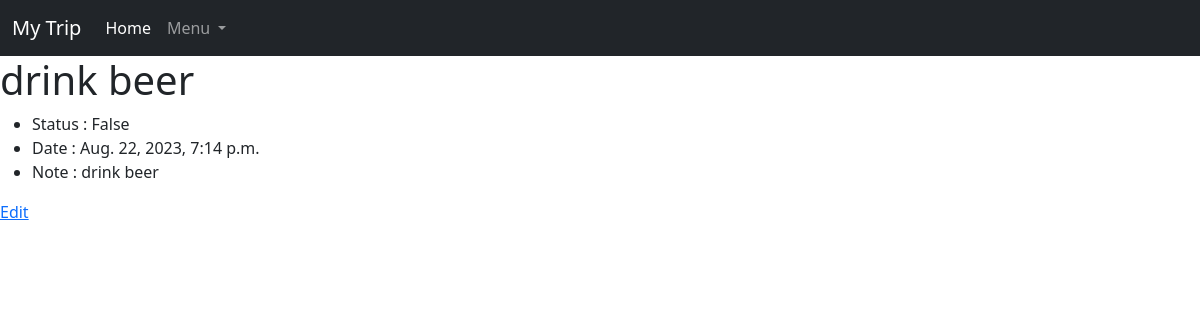
The page /item/2/ (signed in) on the database its author committed.
### packing/models.py (models this page shows, shortened)
class Item(models.Model):
    title = models.CharField(max_length=50)
    note = models.TextField(max_length=200)
    is_completed = models.BooleanField(default=False)
    date = models.DateTimeField(auto_now_add=True)
    user = models.ForeignKey(User, on_delete=models.CASCADE, null=True, blank=True)
    trip = models.ForeignKey(Location, on_delete=models.CASCADE, null=True, blank=True)
    class Meta:
        ordering = ['is_completed']

### packing/views.py (the view)
# urls.py: path("item/<int:pk>/", ItemDetail.as_view(), name="itemdetail"),
class ItemDetail(LoginRequiredMixin,DetailView):
    model = Item
    fields = '__all__'
    template_name = 'packing/item_detail.html'
    context_object_name = "items"

### templates/packing/item_detail.html
{% extends 'main.html' %}
{% block content %}
<h1>{{ items.title }}</h1>
<ul>
    <li>Status : {{ items.is_completed }}</li>
    <li>Date : {{ items.date }}</li>
    <li>Note : {{ items.note }}</li>
</ul>
<a href="{% url 'edititem' items.id %}">Edit</a></td>
{% endblock content %}

### rows shown on the page
Item: title "drink beer", is_completed "False", date "Aug. 22, 2023, 7:14 p.m.", note "drink beer"
